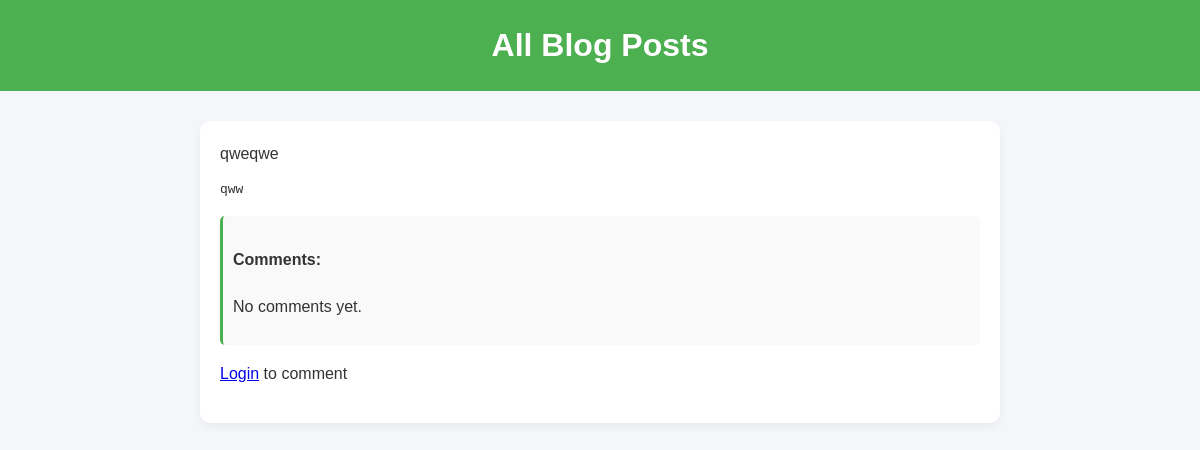
Page /mblog// on the earlier database version.
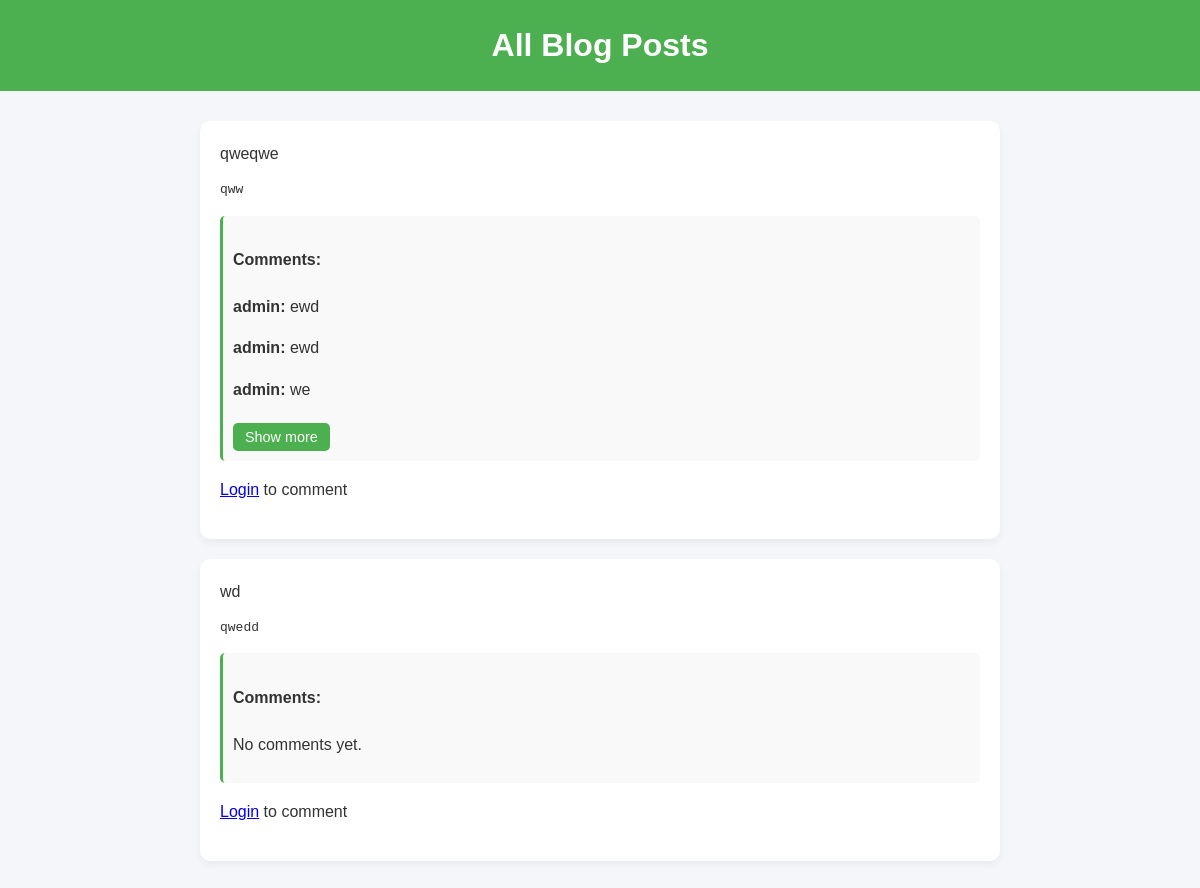
Same page on the later database version.
### blog/models.py (models this page shows, shortened)
class Post(models.Model):
    title=models.CharField(max_length=40)
    text=models.TextField(default='...')
    posted_at=models.DateTimeField(auto_now_add=True)

class Comment(models.Model):
    post=models.ForeignKey('Post',on_delete=models.CASCADE)
    user=models.ForeignKey(User,on_delete=models.CASCADE)
    comment=models.TextField()
    commented_at=models.DateTimeField(auto_now_add=True)

### blog/views.py (the view)
# urls.py: path('/',Homeview.as_view(),name='home'),
class Homeview(ListView):
    model=Post
    template_name='home.html'
    context_object_name='post'

### blog/templates/home.html (shortened to what this page needs)
<!DOCTYPE html>
<html lang="en">
<head>
</head>
<body>
  <h1>All Blog Posts</h1>
  <ul>
    {% for post in post %}
      <li>
        <a>{{ post.title }}</a>
        <pre>{{ post.text }}</pre>
             <div class="comment-box">
        <h4>Comments:</h4>
        {% if post.comment_set.exists %}
          {% for comment in post.comment_set.all %}
                  <p class="{% if forloop.counter > 3 %}hidden-comment{% endif %}">
              <strong>{{ comment.user }}:</strong> {{ comment.comment }}
            </p>
          {% endfor %}
          {% if post.comment_set.count > 3 %}
            <button class="show-more" onclick="toggleComments(this)">Show more</button>
          {% endif %}
        {% else %}
                <p>No comments yet.</p>
        {% endif %}
      </div>
        {% if user.is_authenticated %}
          <form class="comment-form" action="{% url 'add_comment' post.pk %}" method="post">
               {% csrf_token %}
                      <textarea name="comment" rows="2" placeholder="Write a comment..." required></textarea>
                    <button type="submit">Add Comment</button>
          </form>
        {% else %}
          <p><a href="{% url 'login' %}">Login</a> to comment</p>
        {% endif %}
      </li>
    {% endfor %}
  </ul>
</body>
</html>

### blog/templates/home.html (style rules this page uses)
body { margin: 0; font-family: Arial, sans-serif; background: #f4f6f9; color: #333; line-height: 1.6; }
h1 { text-align: center; padding: 20px; margin: 0; background: #4CAF50; color: white; font-size: 2rem; }
ul { list-style: none; padding: 0; max-width: 800px; margin: 30px auto; }
li { background: white; margin-bottom: 20px; padding: 20px; border-radius: 10px; box-shadow: 0 4px 8px rgba(0,0,0,0.05); }
.comment-box { margin-top: 15px; padding: 10px; background: #f9f9f9; border-left: 3px solid #4CAF50; border-radius: 5px; }
button, .delete-btn, .show-more { background: #4CAF50; color: white; border: none; padding: 6px 12px; border-radius: 5px; margin-top: 5px; cursor: pointer; font-size: 0.9rem; }

Differences in the rows shown:
computed for Post "qweqwe": text "No comments yet." → "Show more"
added Comment: user "admin", comment "ewd", shown under Post "qweqwe"
added Comment: user "admin", comment "ewd", shown under Post "qweqwe"
added Comment: user "admin", comment "we", shown under Post "qweqwe"
added Post: title "wd", text "qwedd", shows "No comments yet."
